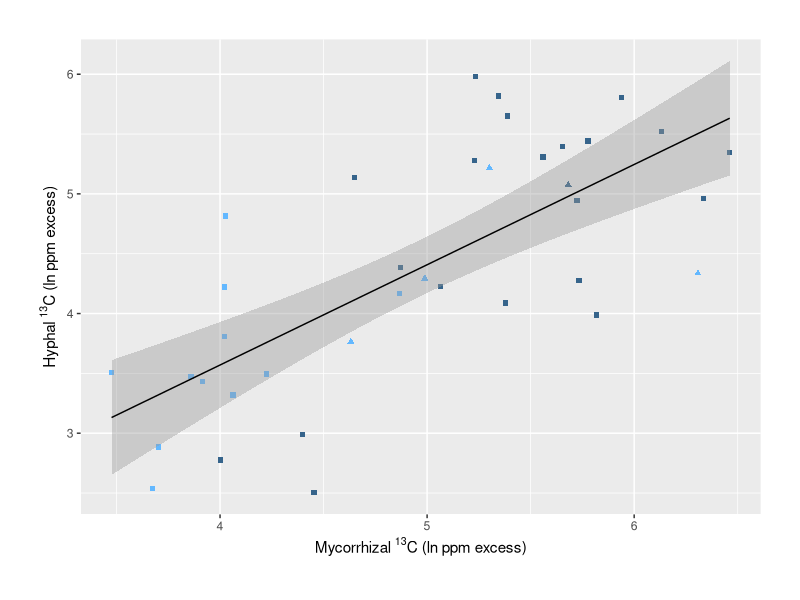
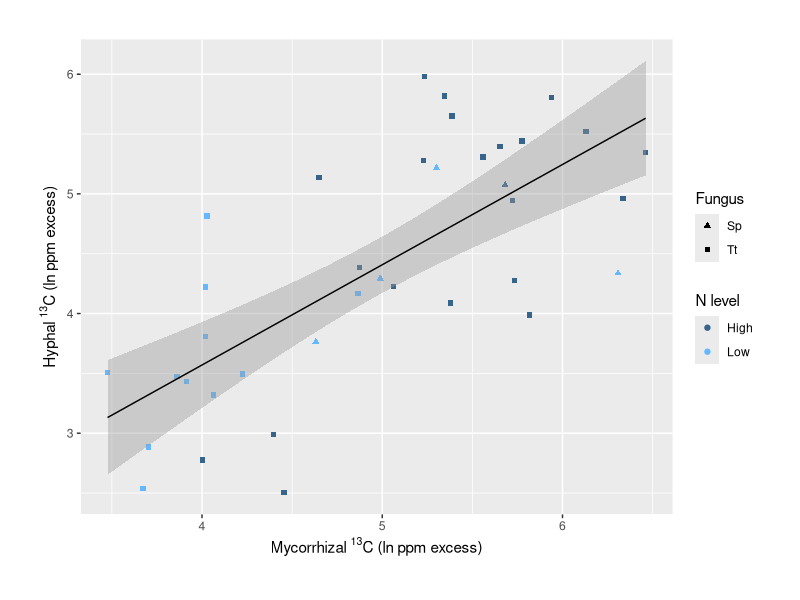

Write R code to recreate these figures, in order. (Note: this script raises an error after producing the figures.)
#5-6-FC_hyphal_13C_root_15N_comparison_figure_nooutlier.r

setwd("~/Documents/Fungal competition project/fungal-competition2020/")

library(cowplot)
library(tidyverse)

carboninfo = read_csv("processeddata/data_for_carbon_only_analyses.csv")
nitrogeninfo = read_csv("processeddata/isotope_and_plant_metadata_FOR_N_ANALYSES_and_exchange_rates.csv")

nitrogeninfo_nooutlier = subset(nitrogeninfo, Plant != 6041)
carboninfo_nooutlier = carboninfo[!carboninfo$hyphae.APE13C == max(carboninfo$hyphae.APE13C),] # omit outlier 6024b

#### Carbon panel: How well did hyphal C track myco C? ####

hyphalCformycoC_plot_nooutlier = ggplot(data = carboninfo_nooutlier) +
  geom_point(aes(x = log(mycoC13ppmexcess),
                 y = log(hyphae.ppm13Cexcess), 
                 color = N_level,
                 shape =compartment_fungus)) +
  geom_smooth(method = "lm", 
              aes(x = log(mycoC13ppmexcess),
                  y = log(hyphae.ppm13Cexcess)),
              color = "black",
              size = 0.5) +
  scale_color_manual(values = c("steelblue4", "steelblue1"),
                     name = "N level") +
  scale_shape_manual(values = c(17, 15),
                     name = "Fungus") +
  ylab(expression("Hyphal "^13*"C (ln ppm excess)")) +
  xlab(expression("Mycorrhizal "^13*"C (ln ppm excess)")) +
  theme(plot.margin = unit(c(1,1,1,1), "cm")) 
  # geom_abline(intercept = 0, slope = 1, linetype = "dashed")

hyphalCformycoC_plot_nolegend = hyphalCformycoC_plot_nooutlier +
  theme(legend.position = "none")

### Nitrogen panel ####
rootNformycoN_plot_nooutlier = ggplot(data = nitrogeninfo_nooutlier) +
  geom_point(aes(x = log(forced.mycorrhizas.N15ppmexcess),
                 y = log(forced.uncolonized.N15ppmexcess), 
                 color = N_level,
                 shape = mycofungus)) +
  geom_smooth(method = "lm",
              aes(x = log(forced.mycorrhizas.N15ppmexcess),
                  y = log(forced.uncolonized.N15ppmexcess)),
              color = "black",
              size = 0.5) +
  scale_color_manual(values = c("steelblue4", "steelblue1"),
                     name = "N level") +
  scale_shape_manual(values = c(17, 15),
                     name = "Fungus") +
  ylab(bquote(atop("Uncolonized roots "^15*N, "(ln ppm excess)"))) +
  xlab(expression("Mycorrhizal "^15*"N (ln ppm excess)")) +
  theme(plot.margin = unit(c(1,1,1,1), "cm")) 
  # geom_abline(intercept = 0, slope = 1, linetype = "dashed")

rootNformycoN_plot_nolegend = rootNformycoN_plot_nooutlier +
  theme(legend.position = "none")

# When considering N and C together, I need the dataset 
# that only includes plants/compartments that received nitrogen label.

mycoCforN = ggplot(data = nitrogeninfo_nooutlier) +
  geom_point(aes(x = log(forced.mycorrhizas.N15ppmexcess),
                 y = log(mycoC13ppmexcess), 
                 color = N_level,
                 shape = compartment_fungus)) +
  geom_smooth(method = "lm", 
              formula = y ~ x, 
              aes(x = log(forced.mycorrhizas.N15ppmexcess),
                  y = log(mycoC13ppmexcess)),
              color = "black",
              size = 0.5) +
  ylab(bquote(atop("Mycorrhizal "^13*"C", "(ln ppm excess)"))) +
  xlab(bquote(atop("Mycorrhizal "^15*"N (ln ppm excess)"))) +
  scale_color_manual(values = c("steelblue4", "steelblue1"),
                     name = "N level") +
  scale_shape_manual(values = c(17, 15),
                     name = "Fungus") +
  theme(plot.margin = unit(c(1,1,1,1), "cm"))

threepanels = plot_grid(rootNformycoN_plot_nolegend, 
                        hyphalCformycoC_plot_nolegend,
                        mycoCforN,
                        labels = c("A", "B", "C"),
                        align = "h",
                        nrow = 1,
                        ncol = 3,
                        rel_widths = c(1, 1, 1.15))

save_plot("plots/Multipanel_regressions_myco_N_and_C_NOOUTLIER.jpeg",
          threepanels,
          base_aspect_ratio = 3.6)

save_plot("plots/Multipanel_regressions_myco_N_and_C_NOOUTLIER.pdf",
          threepanels,
          base_aspect_ratio = 3.6)

CforNlm_nooutlier = lm((mycoC13ppmexcess) ~ mycoN15ppmexcess, data = nitrogeninfo_nooutlier)
plot(CforNlm_nooutlier)
summary(CforNlm_nooutlier)


sink("stats_tables/myco13C_vs_myco_15N_lm_results_NOOUTLIER.html")

stargazer(CforNlm_nooutlier, type = "html",
          digits = 3,
          star.cutoffs = c(0.05, 0.01, 0.001),
          digit.separator = "",
          summary = FALSE)

sink()

# Use N15 values forced positive with linear transformation
# so you can try a log fit.
CforNlm_log_nooutlier = lm((mycoC13ppmexcess) ~ log(forced.mycorrhizas.N15ppmexcess), data = nitrogeninfo_nooutlier)
plot(CforNlm_log_nooutlier) # Looks fine
summary(CforNlm_log_nooutlier) # Adj R^2 = 0.2586

CforNlm_loglog_nooutlier = lm(log(mycoC13ppmexcess) ~ log(forced.mycorrhizas.N15ppmexcess), data = nitrogeninfo_nooutlier)
plot(CforNlm_loglog_nooutlier) # Better
summary(CforNlm_loglog_nooutlier) # Adj R^2 = 0.402
# So a log-log relationship is best when we remove the extreme values.


summary(CforNlm_nooutlier) # Adj R^2 = 0.1686

sink("stats_tables/myco13C_vs_myco_15N_lm_logresults_nooutlier.html")

stargazer(CforNlm_log_nooutlier, type = "html",
          digits = 3,
          star.cutoffs = c(0.05, 0.01, 0.001),
          digit.separator = "",
          summary = FALSE)

sink()

sink("stats_tables/myco13C_vs_myco_15N_lm_loglogresults_nooutlier.html")

stargazer(CforNlm_loglog_nooutlier, type = "html",
          digits = 3,
          star.cutoffs = c(0.05, 0.01, 0.001),
          digit.separator = "",
          summary = FALSE)

sink()

sink("stats_tables/myco13C_vs_myco_15N_comparingthreemodels_nooutlier.html")

stargazer(CforNlm_nooutlier, CforNlm_log_nooutlier, CforNlm_loglog_nooutlier, 
          type = "html",
          align = TRUE,
          digits = 3,
          star.cutoffs = c(0.05, 0.01, 0.001),
          digit.separator = "",
          no.space = TRUE)

sink()
